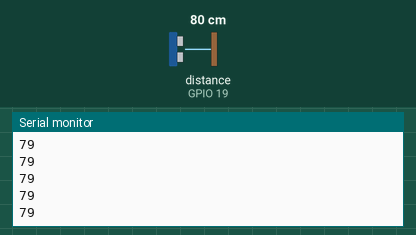
Simulated run of this sketch. Board: ESP32. On the bench: the last lines printed to the serial monitor. Wiring (inferred from the names in the program): ultrasonic range finder: trigger GPIO 18; echo GPIO 19. The inputs (shaded band) are chosen by the test bench; at power-on: distance to the obstacle (sensor on GPIO 19) 80 cm. The echo pulse lasts 58.3 µs per cm.

Above: at 1.2 s.
1.3 s: distance to the obstacle (sensor on GPIO 19) set to 2 cm
At 2.4 s:
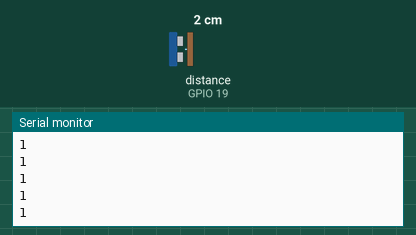
2.8 s: distance to the obstacle (sensor on GPIO 19) set to 4 cm
At 3.4 s:
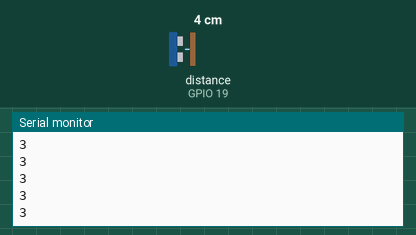
Timing chart, 0 to 5.8 s (numbered marks = the images above; inputs shaded):
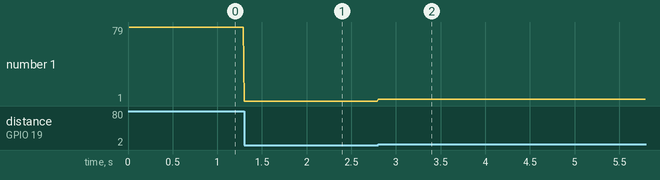

The sketch:

distance-sensor.ino
```cpp
// esp32:esp32:esp32doit-devkit-v1

const int echoPin = 19;
const int trigPin = 18;
const int maxDist = 300;

unsigned long tim, tim2, totalTime, maxTime = (maxDist*1000000*2)/34300;

long ping() {
    // Start sending ultra-sonic waves
    digitalWrite(trigPin, HIGH);
    tim = micros();
    while((micros()-tim) < 10);
    digitalWrite(trigPin, LOW);

    while(!digitalRead(echoPin));
    tim = micros();
    do { tim2 = micros(); }
    while(digitalRead(echoPin) && tim2-tim <= maxTime);
    totalTime = tim2 - tim;
    if(totalTime <= maxTime){
        long dist = 34300 * totalTime / 2000000;
        return dist;
    }
    else {
        return 0;
    }


}

void setup() {
    // put your setup code here, to run once:
    Serial.begin(115200);
    Serial.println("Hello, ESP32!");
    pinMode(trigPin, OUTPUT);
    pinMode(echoPin, INPUT);
}

void loop() {
    delay(10); // this speeds up the simulation
    Serial.println(ping());

}
```

Measured:
- after the input at 1.3 s, the serial monitor: prints a new line at once (image 1)
- after the input at 2.8 s, the serial monitor: prints a new line at once (image 2)
- plotted number 1: 79 → 1 after the input at 1.3 s, 1 → 3 after the input at 2.8 s
